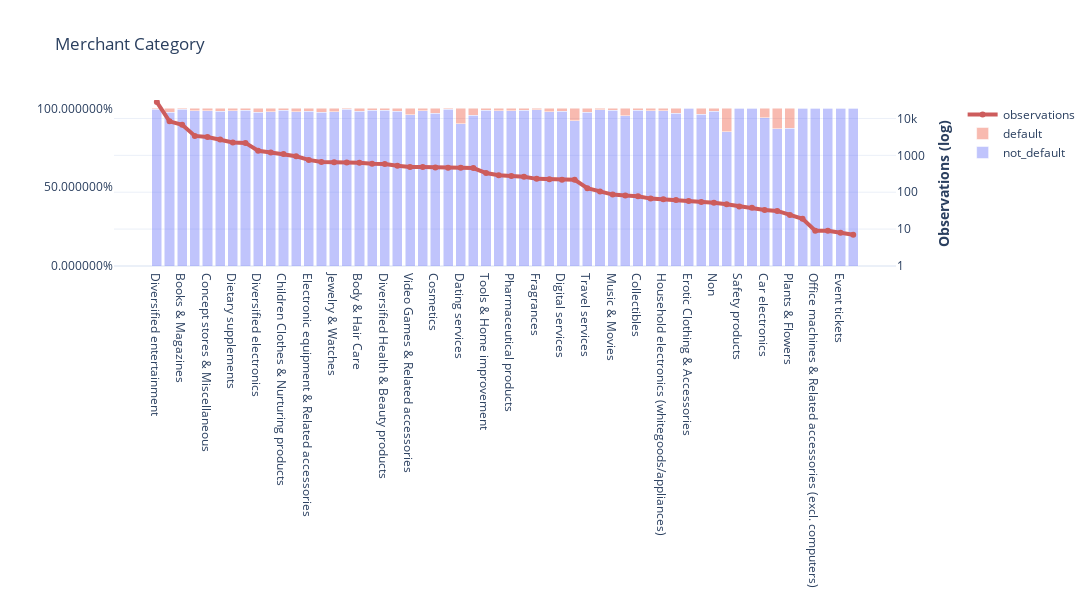

Notebook source saved alongside this figure:
### Markdown cell above
In the table above, we highlight groups and categories that have contamination higher than average. We can see that 12 categories go above average, 3 of which have nearly a 10 fold increase. Likewise, 3 groups are flagged as above average, but the variance within groups is considerably high so it's not clear that groups would be a good choice.

On the other hand, 56 merchant categories also makes the variable ineligible. It seems that the best approach is to blacklist a set of categories and create a boolean variable with it. Before doing so, we present an analytical overview of "merchant_category":

### Code cell
plot_data = (
    df.groupby("merchant_category")
    .agg(
        default=("default", lambda s: s.sum() / s.shape[0]),
        not_default=("default", lambda s: (s.shape[0] - s.sum()) / s.shape[0]),
        counts=("default", "count"),
    )
    .sort_values("counts", ascending=False)
)

fig = make_subplots(specs=[[{"secondary_y": True}]])

fig.add_trace(
    go.Bar(
        x=plot_data.index,
        y=plot_data.not_default,
        name="not_default",
    ),
    secondary_y=False,
)

fig.add_trace(
    go.Bar(
        x=plot_data.index,
        y=plot_data.default,
        name="default",
    ),
    secondary_y=False,
)

fig.update_traces(opacity=0.4)

fig.add_trace(
    go.Scatter(
        x=plot_data.index,
        y=plot_data.counts,
        name="observations",
        mode="lines+markers",
        line_color="indianred",
        line_width=4,
    ),
    secondary_y=True,
)

fig.update_layout(
    title="Merchant Category",
    barmode="stack",
    yaxis_tickformat="%",
    yaxis_title="",
    width=1500,
    height=600,
)

fig.update_yaxes(
    showgrid=False,
    secondary_y=False,
)

fig.update_yaxes(
    title_text="<b>Observations (log)</b>",
    secondary_y=True,
    type="log",
    range=[-1e-3, 4.5],
)

fig.show()

### Figure 1 — Plotly figure (JSON) as saved in the notebook; plotly's stock layout.template omitted (floating-point values rounded to 4 significant figures)
{"data": [{"name": "not_default", "opacity": 0.4, "type": "bar", "x": ["Diversified entertainment", "Youthful Shoes & Clothing", "Books & Magazines", "General Shoes & Clothing", "Concept stores & Miscellaneous", "Sports gear & Outdoor", "Dietary supplements", "Diversified children products", "Diversified electronics", "Prints & Photos", "Children Clothes & Nurturing products", "Pet supplies", "Electronic equipment & Related accessories", "Hobby articles", "Jewelry & Watches", "Prescription optics", "Body & Hair Care", "Automotive Parts & Accessories", "Diversified Health & Beauty products", "Diversified Home & Garden products", "Video Games & Related accessories", "Decoration & Art", "Cosmetics", "Children toys", "Dating services", "Diversified erotic material", "Tools & Home improvement", "Furniture", "Pharmaceutical products", "Personal care & Body improvement", "Fragrances", "Adult Shoes & Clothing", "Digital services", "Food & Beverage", "Travel services", "Costumes & Party supplies", "Music & Movies", "Wheels & Tires", "Collectibles", "Kitchenware", "Household electronics (whitegoods/appliances)", "Underwear", "Erotic Clothing & Accessories", "Musical Instruments & Equipment", "Non", "Tobacco", "Safety products", "Diversified Jewelry & Accessories", "Car electronics", "Sex toys", "Plants & Flowers", "Bags & Wallets", "Office machines & Related accessories (excl. computers)", "Cleaning & Sanitary", "Event tickets", "Wine, Beer & Liquor"], "xaxis": "x", "y": [0.9927, 0.9743, 0.9951, 0.9833, 0.9856, 0.9809, 0.9842, 0.9871, 0.9743, 0.9792, 0.9861, 0.9788, 0.98, 0.9756, 0.9769, 0.9938, 0.9824, 0.9882, 0.9862, 0.9807, 0.9583, 0.9854, 0.9682, 0.9935, 0.9022, 0.9557, 0.9879, 0.9861, 0.9853, 0.9885, 0.9913, 0.9777, 0.9816, 0.9217, 0.9766, 0.9905, 0.9884, 0.9512, 0.9872, 0.9851, 0.9844, 0.9672, 1, 0.963, 0.9808, 0.8511, 1, 1, 0.9394, 0.871, 0.875, 1, 1, 1, 1, 1], "yaxis": "y"}, {"name": "default", "opacity": 0.4, "type": "bar", "x": ["Diversified entertainment", "Youthful Shoes & Clothing", "Books & Magazines", "General Shoes & Clothing", "Concept stores & Miscellaneous", "Sports gear & Outdoor", "Dietary supplements", "Diversified children products", "Diversified electronics", "Prints & Photos", "Children Clothes & Nurturing products", "Pet supplies", "Electronic equipment & Related accessories", "Hobby articles", "Jewelry & Watches", "Prescription optics", "Body & Hair Care", "Automotive Parts & Accessories", "Diversified Health & Beauty products", "Diversified Home & Garden products", "Video Games & Related accessories", "Decoration & Art", "Cosmetics", "Children toys", "Dating services", "Diversified erotic material", "Tools & Home improvement", "Furniture", "Pharmaceutical products", "Personal care & Body improvement", "Fragrances", "Adult Shoes & Clothing", "Digital services", "Food & Beverage", "Travel services", "Costumes & Party supplies", "Music & Movies", "Wheels & Tires", "Collectibles", "Kitchenware", "Household electronics (whitegoods/appliances)", "Underwear", "Erotic Clothing & Accessories", "Musical Instruments & Equipment", "Non", "Tobacco", "Safety products", "Diversified Jewelry & Accessories", "Car electronics", "Sex toys", "Plants & Flowers", "Bags & Wallets", "Office machines & Related accessories (excl. computers)", "Cleaning & Sanitary", "Event tickets", "Wine, Beer & Liquor"], "xaxis": "x", "y": [0.007253, 0.02567, 0.004901, 0.01667, 0.01435, 0.01913, 0.01577, 0.0129, 0.02566, 0.02083, 0.01386, 0.02116, 0.01997, 0.02435, 0.02315, 0.006221, 0.0176, 0.01178, 0.01379, 0.01927, 0.04167, 0.01461, 0.03185, 0.006522, 0.09783, 0.04435, 0.01212, 0.01394, 0.01465, 0.01149, 0.008696, 0.02232, 0.01843, 0.07834, 0.02344, 0.009524, 0.01163, 0.04878, 0.01282, 0.01493, 0.01562, 0.03279, 0, 0.03704, 0.01923, 0.1489, 0, 0, 0.06061, 0.129, 0.125, 0, 0, 0, 0, 0], "yaxis": "y"}, {"line": {"color": "indianred", "width": 4}, "mode": "lines+markers", "name": "observations", "type": "scatter", "x": ["Diversified entertainment", "Youthful Shoes & Clothing", "Books & Magazines", "General Shoes & Clothing", "Concept stores & Miscellaneous", "Sports gear & Outdoor", "Dietary supplements", "Diversified children products", "Diversified electronics", "Prints & Photos", "Children Clothes & Nurturing products", "Pet supplies", "Electronic equipment & Related accessories", "Hobby articles", "Jewelry & Watches", "Prescription optics", "Body & Hair Care", "Automotive Parts & Accessories", "Diversified Health & Beauty products", "Diversified Home & Garden products", "Video Games & Related accessories", "Decoration & Art", "Cosmetics", "Children toys", "Dating services", "Diversified erotic material", "Tools & Home improvement", "Furniture", "Pharmaceutical products", "Personal care & Body improvement", "Fragrances", "Adult Shoes & Clothing", "Digital services", "Food & Beverage", "Travel services", "Costumes & Party supplies", "Music & Movies", "Wheels & Tires", "Collectibles", "Kitchenware", "Household electronics (whitegoods/appliances)", "Underwear", "Erotic Clothing & Accessories", "Musical Instruments & Equipment", "Non", "Tobacco", "Safety products", "Diversified Jewelry & Accessories", "Car electronics", "Sex toys", "Plants & Flowers", "Bags & Wallets", "Office machines & Related accessories (excl. computers)", "Cleaning & Sanitary", "Event tickets", "Wine, Beer & Liquor"], "xaxis": "x", "y": [27852, 8335, 6733, 3359, 3135, 2666, 2219, 2171, 1325, 1200, 1082, 945, 751, 657, 648, 643, 625, 594, 580, 519, 480, 479, 471, 460, 460, 451, 330, 287, 273, 261, 230, 224, 217, 217, 128, 105, 86, 82, 78, 67, 64, 61, 58, 54, 52, 47, 41, 38, 33, 31, 24, 19, 9, 9, 8, 7], "yaxis": "y2"}], "layout": {"barmode": "stack", "height": 600, "title": {"text": "Merchant Category"}, "width": 1500, "xaxis": {"anchor": "y", "domain": [0, 0.94]}, "yaxis": {"anchor": "x", "domain": [0, 1], "showgrid": false, "tickformat": "%", "title": {"text": ""}}, "yaxis2": {"anchor": "x", "overlaying": "y", "range": [-0.001, 4.5], "side": "right", "title": {"text": "<b>Observations (log)</b>"}, "type": "log"}}}
